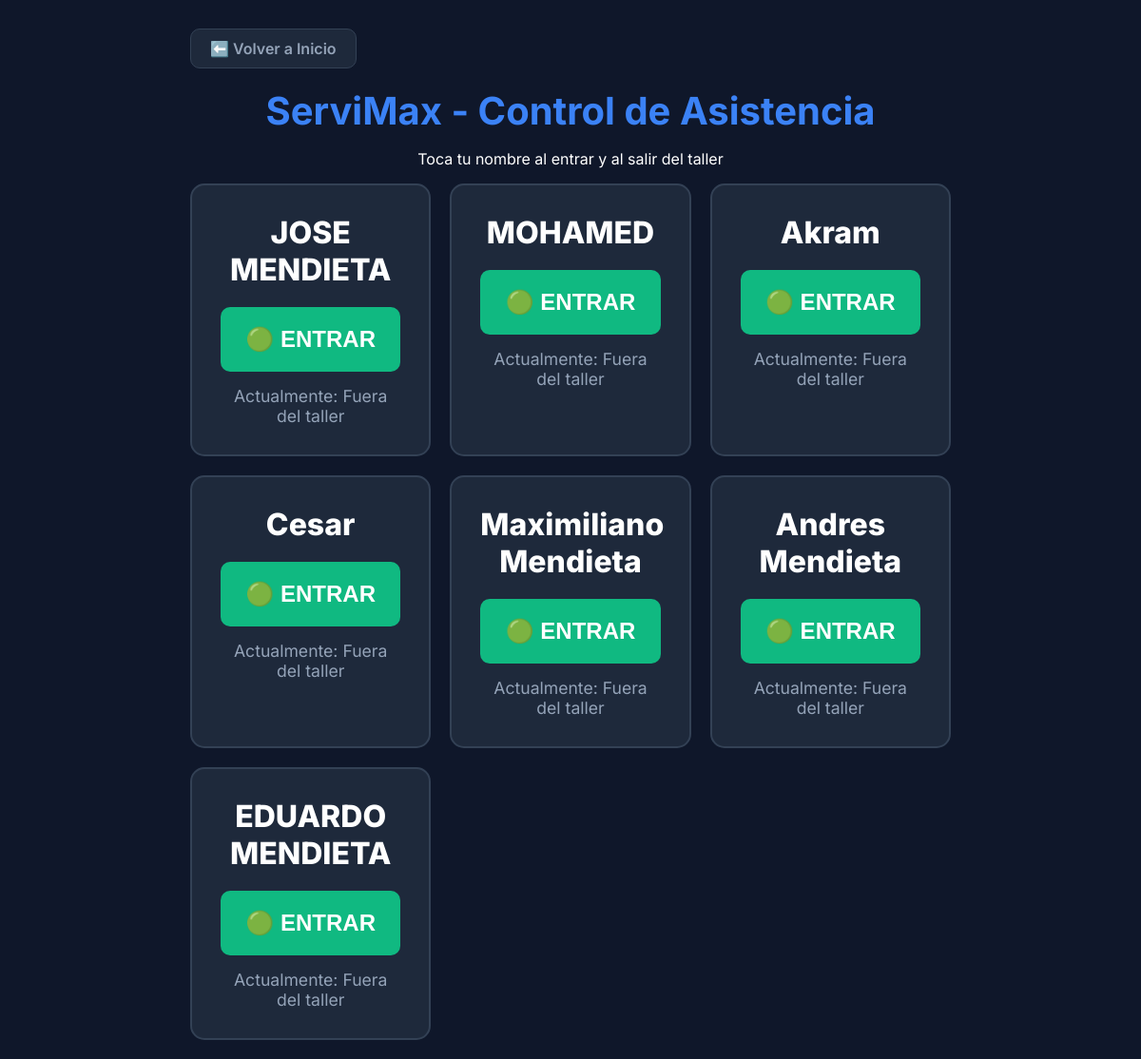
Page /fichar/ on the earlier database version.
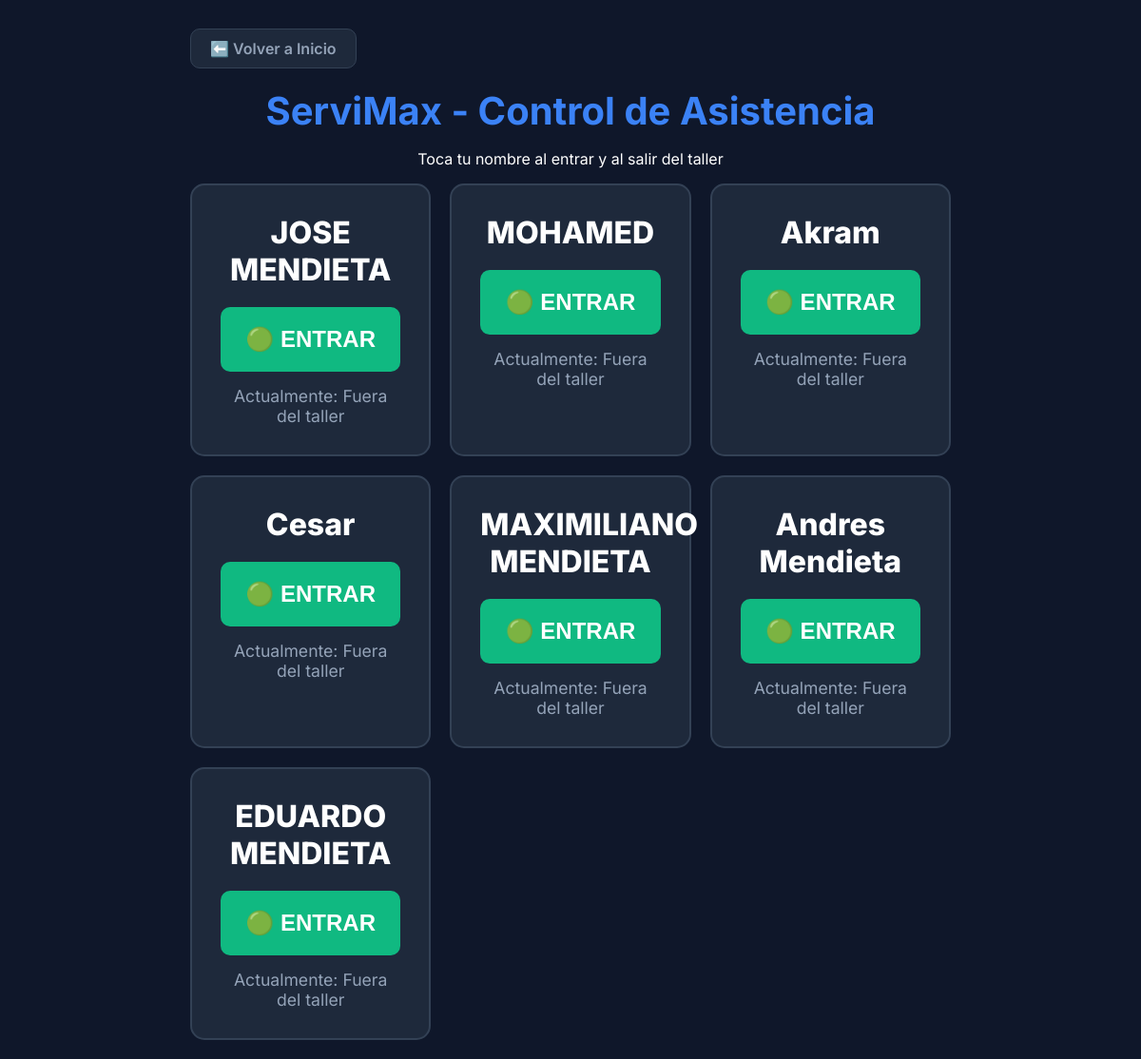
Same page on the later database version.
### taller/models.py (models this page shows, shortened)
class Empleado(models.Model):
    nombre = models.CharField(max_length=100)
    telefono = models.CharField(max_length=20, blank=True, null=True)
    sueldo_por_dia = models.DecimalField(max_digits=10, decimal_places=2, default=50.00)
    es_sueldo_fijo = models.BooleanField(default=False)
    sueldo_fijo_mensual = models.DecimalField(max_digits=8, decimal_places=2, default=1000.00)

### taller/views.py (the view, shortened to what this page needs)
# urls.py: path('fichar/', views.fichador_mecanicos, name='fichador'),
def fichador_mecanicos(request):
    mensaje = ""
    hoy = timezone.localtime().date()
    empleados_data = []
    empleados_db = Empleado.objects.all()
    for emp in empleados_db:
        turno_abierto = Asistencia.objects.filter(empleado=emp, fecha=hoy, hora_salida__isnull=True).exists()
        empleados_data.append({
            'id': emp.id,
            'nombre': emp.nombre,
            'trabajando_ahora': turno_abierto
        })
    return render(request, 'taller/fichador.html', {
        'empleados': empleados_data,
        'mensaje': mensaje
    })

### taller/templates/taller/fichador.html (shortened to what this page needs)
<!DOCTYPE html>
<html lang="es">
<head>
</head>
<body>
    <div class="header-top">
        <a href="{% url 'home' %}" class="btn-volver">⬅️ Volver a Inicio</a>
    </div>
    <h1>ServiMax - Control de Asistencia</h1>
    <p>Toca tu nombre al entrar y al salir del taller</p>
    <div class="grid">
        {% for emp in empleados %}
        <div class="tarjeta">
            <div class="nombre">{{ emp.nombre }}</div>
            <form method="POST">
                {% if not emp.trabajando_ahora %}
                    <button type="submit" name="accion" value="entrar" class="btn btn-entrar">🟢 ENTRAR</button>
                    <div class="estado">Actualmente: Fuera del taller</div>
                {% else %}
                    <button type="submit" name="accion" value="salir" class="btn btn-salir">🔴 SALIR</button>
                    <div class="estado" style="color: #10b981;">Actualmente: Trabajando</div>
                {% endif %}
            </form>
        </div>
        {% endfor %}
    </div>
</body>
</html>

Differences in the rows shown:
changed Empleado: nombre "Maximiliano Mendieta" → "MAXIMILIANO MENDIETA"
